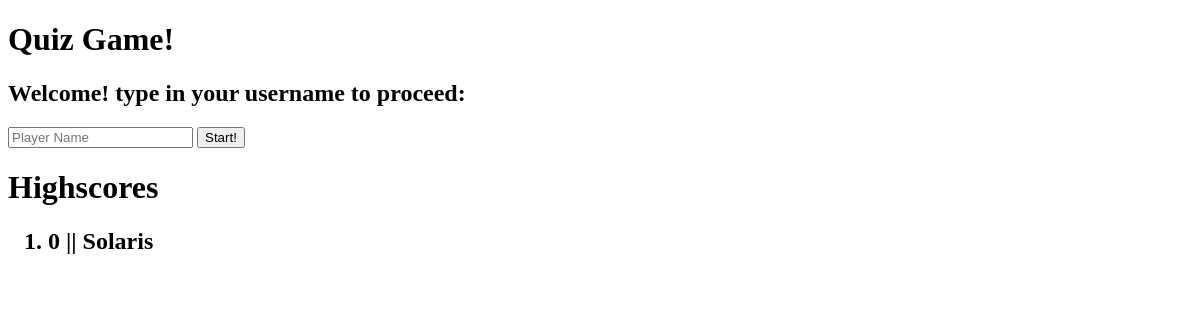
Before: / with the older database file.
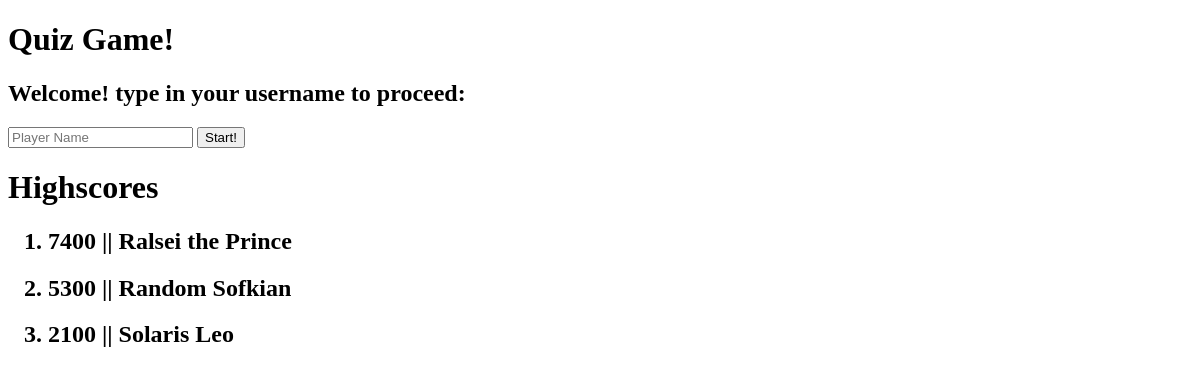
After: the same page with the newer database file.
### Quizmanager/models.py (models this page shows)
class Player(models.Model):
    name        = models.CharField(primary_key = True, max_length=50)
    score       = models.IntegerField(default="0")
    highscore   = models.IntegerField(default="0")

### Quizmanager/views.py (the view)
# urls.py: path('', startpage),
def startpage(request):
    Players = Player.objects.all()
    players = Players.order_by('-highscore')
    return render(request, 'startpage.html',{"Players":players})

### Quizmanager/templates/startpage.html (shortened to what this page needs)
<!DOCTYPE html>
<html lang="en">
<head>
</head>
<body>
    <h1>
        Quiz Game!
    </h1>
    <form action="/startgame/" method="POST"> {% csrf_token %}
        <h2>
            Welcome! type in your username to proceed:
        </h2>
        <input type="text" id="Player" name="Player" Placeholder="Player Name" required>
        <button type="submit">Start!</button>
    </form>
    <h1> Highscores </h1>
    <ol>
    {% for p in Players %}
        <h2><li>{{p.highscore}} || {{p.name}}</li></h2>
    {% endfor %}
    </ol>
</body>
</html>

Changed rows visible on the page:
removed Player: highscore "0", name "Solaris"
added Player: highscore "7400", name "Ralsei the Prince"
added Player: highscore "5300", name "Random Sofkian"
added Player: highscore "2100", name "Solaris Leo"
